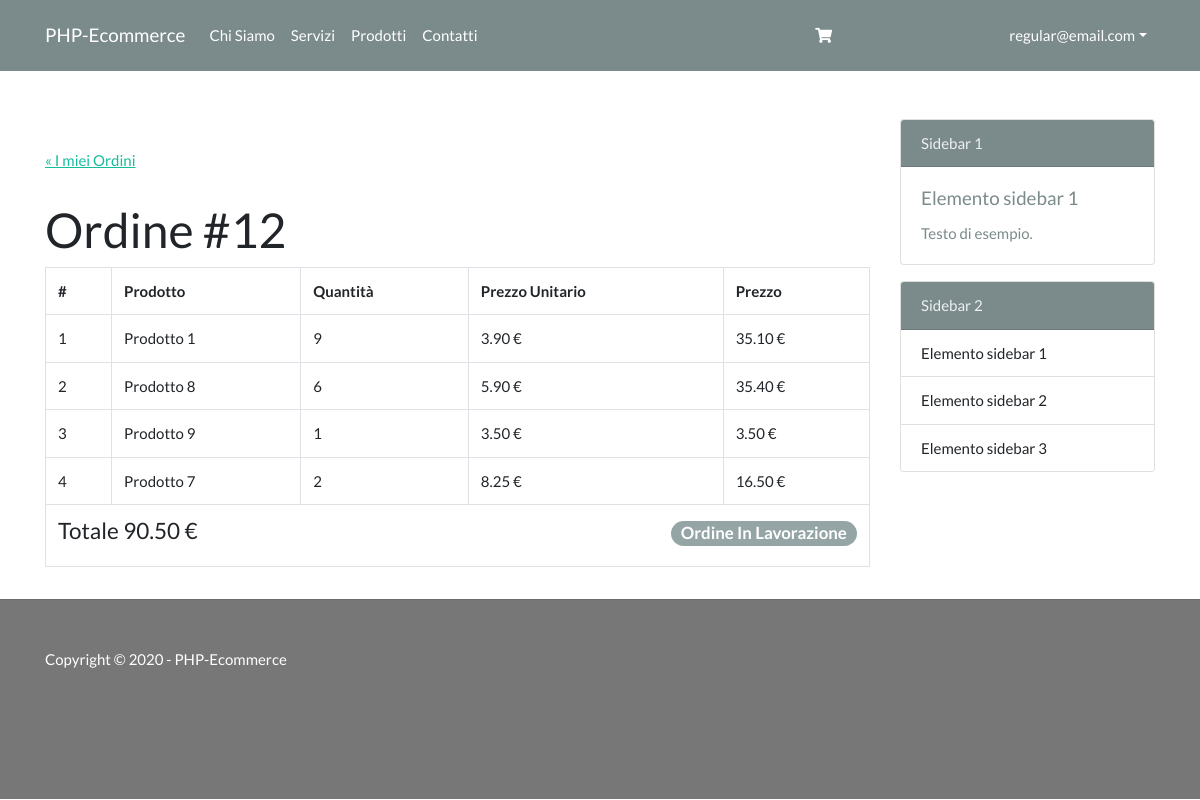
Screenshot of /php-ecommerce/shop?page=view-order&id=12 (signed in) with the database file from the repository.
### tables this page shows
CREATE TABLE `order_item` (
  `id` int(11) NOT NULL,
  `order_id` int(11) NOT NULL,
  `product_id` int(11) NOT NULL,
  `quantity` int(11) NOT NULL
);

CREATE TABLE `product` (
  `id` int(11) NOT NULL,
  `name` varchar(50) NOT NULL,
  `description` text NOT NULL,
  `category_id` int(11) NOT NULL,
  `price` decimal(10,2) NOT NULL DEFAULT '0.00'
);

### php-ecommerce/inc/functions.php (called while the page is built, shortened)
<?php
 function esc($str) {
    global $conn;
    return mysqli_real_escape_string($conn, htmlspecialchars($str));
  }
  function esc_html($str) {
    return htmlspecialchars($str);
  }

### php-ecommerce/classes/DB.php (called while the page is built, shortened)
<?php
class DB {
  public $pdo;
  public function __construct() {
    $this->pdo = new PDO('mysql:dbname='. DB_NAME .';host=' . DB_HOST, DB_USER, DB_PASS);
  }
  public function query($sql) {
    $q = $this->pdo->query($sql);
    $data = $q->fetchAll();
    return $data;
  }
}
class DBManager {
  public function __construct(){
    $this->db = new DB();
  }
}

### php-ecommerce/classes/Cart.php (called while the page is built, shortened)
<?php
  class OrderManager extends DBManager {
    public function getOrderTotal($orderId) {
      $result = $this->db->query("CALL order_total ($orderId)");
      return $result;
    }
    public function getOrderItems($orderId){
      $result = $this->db->query("CALL order_items ($orderId)");
      return $result;
    }
  }

### php-ecommerce/shop/pages/view-order.php (the view, shortened to what this page needs)
<?php
  $orderId = esc($_GET['id']);
  $orderMgr = new OrderManager();
  $orderItems = $orderMgr->getOrderItems($orderId);
  $orderTotal = $orderMgr->getOrderTotal($orderId)[0];
  $status = $orderItems[0]['order_status'];
  $count = 0;
?>
<a href="<?php echo ROOT_URL . 'shop?page=my-orders'; ?>" class="back underline">&laquo; I miei Ordini</a>
<h1 cass="mb-4">Ordine #<?php echo esc_html($orderId); ?></h1>
  <table class="table table-bordered">
    <tr>
      <th class="big-screen">#</th>
      <th>Prodotto</th>
      <th>Quantità</th>
      <th class="big-screen">Prezzo Unitario</th>
      <th>Prezzo</th>
    </tr>
  <?php foreach ($orderItems as $item) : $count++; ?>
    <tr>
      <td class="big-screen"><?php echo $count; ?></td>
      <td class="big-screen"><?php echo esc_html($item['product_name']); ?></td>
      <td><?php echo esc_html($item['quantity']); ?></td>
      <td><?php echo esc_html($item['single_price']); ?> €</td>
      <td><?php echo esc_html($item['total_price']); ?> €</td>
    </tr>
  <?php endforeach; $count=0; ?>
  <tr>
    <th colspan="100%">
      <h4 class="inline">Totale <?php echo $orderTotal['total']; ?> €</h4>
      <h4 class="inline right"><span class="badge badge-secondary badge-pill">Ordine <?php echo $status == 'pending' ? 'In Lavorazione' : 'Spedito'; ?></span></h4>
    </th>
  </tr>
</table>

### php-ecommerce/assets/css/style.css (style rules this page uses)
.right { float: right; }
a.back { padding: 30px 0; display: inline-block; }
a.underline { text-decoration: underline; }
.inline { display: inline; }

### rows the page displays
order_item: product.name "Prodotto 1", quantity "9", single_price "3.90", total_price "35.10"
order_item: product.name "Prodotto 8", quantity "6", single_price "5.90", total_price "35.40"
order_item: product.name "Prodotto 9", quantity "1", single_price "3.50", total_price "3.50"
order_item: product.name "Prodotto 7", quantity "2", single_price "8.25", total_price "16.50"

### other values shown
SITE_NAME "PHP-Ecommerce"
$loggedInUser->email "regular@email.com"
$orderId "12"
$orderTotal['total'] "90.50"
